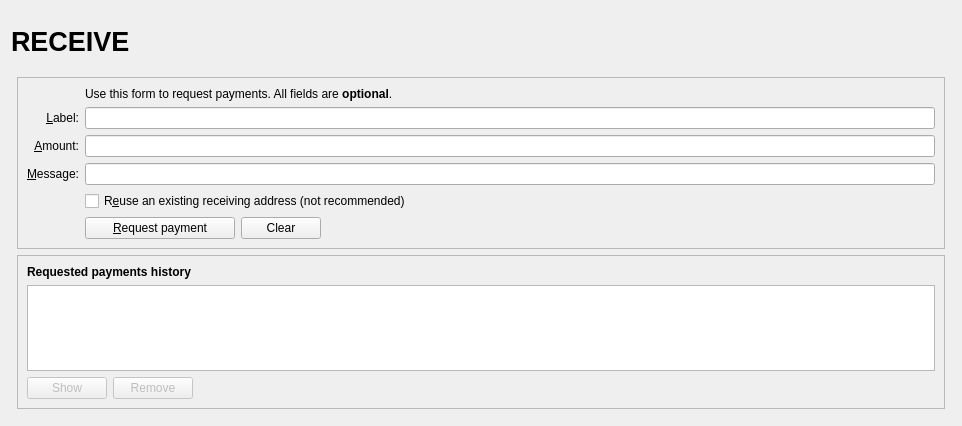
<?xml version="1.0" encoding="UTF-8"?>
<ui version="4.0">
 <class>ReceiveCoinsDialog</class>
 <widget class="QWidget" name="ReceiveCoinsDialog">
  <property name="geometry">
   <rect>
    <x>0</x>
    <y>0</y>
    <width>962</width>
    <height>426</height>
   </rect>
  </property>
  <property name="maximumSize">
   <size>
    <width>962</width>
    <height>600</height>
   </size>
  </property>
  <layout class="QVBoxLayout" name="verticalLayout" stretch="0">
   <item>
    <layout class="QVBoxLayout" name="verticalLayout_Master" stretch="0,1">
     <property name="spacing">
      <number>0</number>
     </property>
     <item>
      <widget class="QFrame" name="frame_Header">
       <layout class="QVBoxLayout" name="verticalLayout_8">
        <property name="leftMargin">
         <number>0</number>
        </property>
        <property name="topMargin">
         <number>0</number>
        </property>
        <property name="rightMargin">
         <number>0</number>
        </property>
        <property name="bottomMargin">
         <number>0</number>
        </property>
        <item>
         <layout class="QHBoxLayout" name="horizontalLayout_Header" stretch="1,0,1">
          <item>
           <widget class="QLabel" name="labelOverviewHeaderLeft">
            <property name="minimumSize">
             <size>
              <width>464</width>
              <height>60</height>
             </size>
            </property>
            <property name="maximumSize">
             <size>
              <width>16777215</width>
              <height>60</height>
             </size>
            </property>
            <property name="font">
             <font>
              <pointsize>20</pointsize>
              <weight>75</weight>
              <bold>true</bold>
             </font>
            </property>
            <property name="text">
             <string>RECEIVE</string>
            </property>
           </widget>
          </item>
          <item>
           <spacer name="horizontalSpacer_3">
            <property name="orientation">
             <enum>Qt::Horizontal</enum>
            </property>
            <property name="sizeHint" stdset="0">
             <size>
              <width>40</width>
              <height>20</height>
             </size>
            </property>
           </spacer>
          </item>
          <item>
           <widget class="QLabel" name="labelOverviewHeaderRight">
            <property name="minimumSize">
             <size>
              <width>464</width>
              <height>60</height>
             </size>
            </property>
            <property name="maximumSize">
             <size>
              <width>16777215</width>
              <height>60</height>
             </size>
            </property>
            <property name="font">
             <font>
              <pointsize>14</pointsize>
             </font>
            </property>
            <property name="text">
             <string/>
            </property>
            <property name="alignment">
             <set>Qt::AlignRight|Qt::AlignTrailing|Qt::AlignVCenter</set>
            </property>
           </widget>
          </item>
         </layout>
        </item>
       </layout>
      </widget>
     </item>
     <item>
      <widget class="QFrame" name="frame_BG">
       <layout class="QVBoxLayout" name="verticalLayout_5">
        <property name="leftMargin">
         <number>6</number>
        </property>
        <property name="topMargin">
         <number>6</number>
        </property>
        <property name="rightMargin">
         <number>6</number>
        </property>
        <property name="bottomMargin">
         <number>6</number>
        </property>
        <item>
         <widget class="QFrame" name="frame2">
          <property name="sizePolicy">
           <sizepolicy hsizetype="Preferred" vsizetype="Expanding">
            <horstretch>0</horstretch>
            <verstretch>0</verstretch>
           </sizepolicy>
          </property>
          <property name="frameShape">
           <enum>QFrame::StyledPanel</enum>
          </property>
          <property name="frameShadow">
           <enum>QFrame::Sunken</enum>
          </property>
          <layout class="QVBoxLayout" name="verticalLayout_3">
           <item>
            <layout class="QGridLayout" name="gridLayout">
             <item row="7" column="2">
              <widget class="QCheckBox" name="reuseAddress">
               <property name="toolTip">
                <string>Reuse one of the previously used receiving addresses.&lt;br&gt;Reusing addresses has security and privacy issues.&lt;br&gt;Do not use this unless re-generating a payment request made before.</string>
               </property>
               <property name="text">
                <string>R&amp;euse an existing receiving address (not recommended)</string>
               </property>
              </widget>
             </item>
             <item row="7" column="0">
              <widget class="QLabel" name="label_4">
               <property name="text">
                <string/>
               </property>
              </widget>
             </item>
             <item row="6" column="0">
              <widget class="QLabel" name="label_3">
               <property name="toolTip">
                <string>An optional message to attach to the payment request, which will be displayed when the request is opened. Note: The message will not be sent with the payment over the AriA network.</string>
               </property>
               <property name="text">
                <string>&amp;Message:</string>
               </property>
               <property name="alignment">
                <set>Qt::AlignRight|Qt::AlignTrailing|Qt::AlignVCenter</set>
               </property>
               <property name="buddy">
                <cstring>reqMessage</cstring>
               </property>
              </widget>
             </item>
             <item row="4" column="2">
              <widget class="QLineEdit" name="reqLabel">
               <property name="toolTip">
                <string>An optional label to associate with the new receiving address.</string>
               </property>
              </widget>
             </item>
             <item row="6" column="2">
              <widget class="QLineEdit" name="reqMessage">
               <property name="toolTip">
                <string>An optional message to attach to the payment request, which will be displayed when the request is opened.&lt;br&gt;Note: The message will not be sent with the payment over the AriA network.</string>
               </property>
              </widget>
             </item>
             <item row="2" column="2">
              <widget class="QLabel" name="label_5">
               <property name="text">
                <string>Use this form to request payments. All fields are &lt;b&gt;optional&lt;/b&gt;.</string>
               </property>
              </widget>
             </item>
             <item row="4" column="0">
              <widget class="QLabel" name="label_2">
               <property name="toolTip">
                <string>An optional label to associate with the new receiving address.</string>
               </property>
               <property name="text">
                <string>&amp;Label:</string>
               </property>
               <property name="alignment">
                <set>Qt::AlignRight|Qt::AlignTrailing|Qt::AlignVCenter</set>
               </property>
               <property name="buddy">
                <cstring>reqLabel</cstring>
               </property>
              </widget>
             </item>
             <item row="5" column="0">
              <widget class="QLabel" name="label">
               <property name="toolTip">
                <string>An optional amount to request. Leave this empty or zero to not request a specific amount.</string>
               </property>
               <property name="text">
                <string>&amp;Amount:</string>
               </property>
               <property name="alignment">
                <set>Qt::AlignRight|Qt::AlignTrailing|Qt::AlignVCenter</set>
               </property>
               <property name="buddy">
                <cstring>reqAmount</cstring>
               </property>
              </widget>
             </item>
             <item row="5" column="2">
              <widget class="BitcoinAmountField" name="reqAmount">
               <property name="minimumSize">
                <size>
                 <width>80</width>
                 <height>0</height>
                </size>
               </property>
               <property name="toolTip">
                <string>An optional amount to request. Leave this empty or zero to not request a specific amount.</string>
               </property>
              </widget>
             </item>
             <item row="8" column="0">
              <widget class="QLabel" name="label_7">
               <property name="text">
                <string/>
               </property>
              </widget>
             </item>
             <item row="8" column="2">
              <layout class="QHBoxLayout" name="horizontalLayout">
               <item>
                <widget class="QPushButton" name="receiveButton">
                 <property name="minimumSize">
                  <size>
                   <width>150</width>
                   <height>0</height>
                  </size>
                 </property>
                 <property name="text">
                  <string>&amp;Request payment</string>
                 </property>
                 <property name="icon">
                  <iconset resource="../aria.qrc">
                   <normaloff>:/icons/receiving_addresses</normaloff>:/icons/receiving_addresses</iconset>
                 </property>
                </widget>
               </item>
               <item>
                <widget class="QPushButton" name="clearButton">
                 <property name="sizePolicy">
                  <sizepolicy hsizetype="Minimum" vsizetype="Fixed">
                   <horstretch>0</horstretch>
                   <verstretch>0</verstretch>
                  </sizepolicy>
                 </property>
                 <property name="toolTip">
                  <string>Clear all fields of the form.</string>
                 </property>
                 <property name="text">
                  <string>Clear</string>
                 </property>
                 <property name="icon">
                  <iconset resource="../aria.qrc">
                   <normaloff>:/icons/remove</normaloff>:/icons/remove</iconset>
                 </property>
                 <property name="autoDefault">
                  <bool>false</bool>
                 </property>
                </widget>
               </item>
               <item>
                <spacer name="horizontalSpacer">
                 <property name="orientation">
                  <enum>Qt::Horizontal</enum>
                 </property>
                 <property name="sizeHint" stdset="0">
                  <size>
                   <width>40</width>
                   <height>20</height>
                  </size>
                 </property>
                </spacer>
               </item>
              </layout>
             </item>
             <item row="9" column="2">
              <spacer name="verticalSpacer">
               <property name="orientation">
                <enum>Qt::Vertical</enum>
               </property>
               <property name="sizeHint" stdset="0">
                <size>
                 <width>20</width>
                 <height>40</height>
                </size>
               </property>
              </spacer>
             </item>
            </layout>
           </item>
          </layout>
         </widget>
        </item>
        <item>
         <widget class="QFrame" name="frame">
          <property name="sizePolicy">
           <sizepolicy hsizetype="Preferred" vsizetype="Expanding">
            <horstretch>0</horstretch>
            <verstretch>0</verstretch>
           </sizepolicy>
          </property>
          <property name="frameShape">
           <enum>QFrame::StyledPanel</enum>
          </property>
          <property name="frameShadow">
           <enum>QFrame::Raised</enum>
          </property>
          <layout class="QVBoxLayout" name="verticalLayout_2">
           <item>
            <widget class="QLabel" name="label_6">
             <property name="font">
              <font>
               <weight>75</weight>
               <bold>true</bold>
              </font>
             </property>
             <property name="text">
              <string>Requested payments history</string>
             </property>
            </widget>
           </item>
           <item>
            <widget class="QTableView" name="recentRequestsView">
             <property name="palette">
              <palette>
               <active>
                <colorrole role="Text">
                 <brush brushstyle="SolidPattern">
                  <color alpha="255">
                   <red>51</red>
                   <green>51</green>
                   <blue>51</blue>
                  </color>
                 </brush>
                </colorrole>
               </active>
               <inactive>
                <colorrole role="Text">
                 <brush brushstyle="SolidPattern">
                  <color alpha="255">
                   <red>51</red>
                   <green>51</green>
                   <blue>51</blue>
                  </color>
                 </brush>
                </colorrole>
               </inactive>
               <disabled>
                <colorrole role="Text">
                 <brush brushstyle="SolidPattern">
                  <color alpha="255">
                   <red>85</red>
                   <green>85</green>
                   <blue>85</blue>
                  </color>
                 </brush>
                </colorrole>
               </disabled>
              </palette>
             </property>
             <property name="contextMenuPolicy">
              <enum>Qt::CustomContextMenu</enum>
             </property>
             <property name="tabKeyNavigation">
              <bool>false</bool>
             </property>
             <property name="sortingEnabled">
              <bool>true</bool>
             </property>
            </widget>
           </item>
           <item>
            <layout class="QHBoxLayout" name="horizontalLayout_2">
             <item>
              <widget class="QPushButton" name="showRequestButton">
               <property name="enabled">
                <bool>false</bool>
               </property>
               <property name="toolTip">
                <string>Show the selected request (does the same as double clicking an entry)</string>
               </property>
               <property name="text">
                <string>Show</string>
               </property>
               <property name="icon">
                <iconset resource="../aria.qrc">
                 <normaloff>:/icons/edit</normaloff>:/icons/edit</iconset>
               </property>
               <property name="autoDefault">
                <bool>false</bool>
               </property>
              </widget>
             </item>
             <item>
              <widget class="QPushButton" name="removeRequestButton">
               <property name="enabled">
                <bool>false</bool>
               </property>
               <property name="toolTip">
                <string>Remove the selected entries from the list</string>
               </property>
               <property name="text">
                <string>Remove</string>
               </property>
               <property name="icon">
                <iconset resource="../aria.qrc">
                 <normaloff>:/icons/remove</normaloff>:/icons/remove</iconset>
               </property>
               <property name="autoDefault">
                <bool>false</bool>
               </property>
              </widget>
             </item>
             <item>
              <spacer name="horizontalSpacer_2">
               <property name="orientation">
                <enum>Qt::Horizontal</enum>
               </property>
               <property name="sizeHint" stdset="0">
                <size>
                 <width>40</width>
                 <height>20</height>
                </size>
               </property>
              </spacer>
             </item>
            </layout>
           </item>
          </layout>
         </widget>
        </item>
       </layout>
      </widget>
     </item>
    </layout>
   </item>
  </layout>
 </widget>
 <customwidgets>
  <customwidget>
   <class>BitcoinAmountField</class>
   <extends>QLineEdit</extends>
   <header>bitcoinamountfield.h</header>
   <container>1</container>
  </customwidget>
 </customwidgets>
 <tabstops>
  <tabstop>reqLabel</tabstop>
  <tabstop>reqAmount</tabstop>
  <tabstop>reqMessage</tabstop>
  <tabstop>reuseAddress</tabstop>
  <tabstop>receiveButton</tabstop>
  <tabstop>clearButton</tabstop>
  <tabstop>recentRequestsView</tabstop>
  <tabstop>showRequestButton</tabstop>
  <tabstop>removeRequestButton</tabstop>
 </tabstops>
 <resources>
  <include location="../aria.qrc"/>
 </resources>
 <connections/>
</ui>
